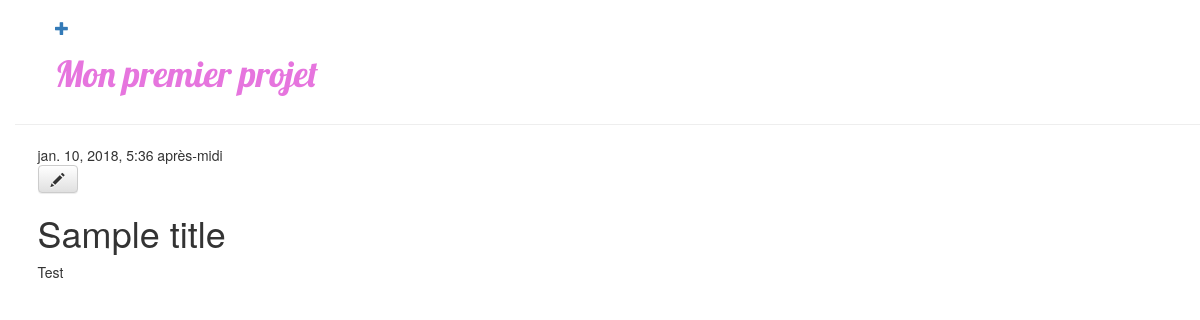
Before: /post/4/ (signed in) with the older database file.
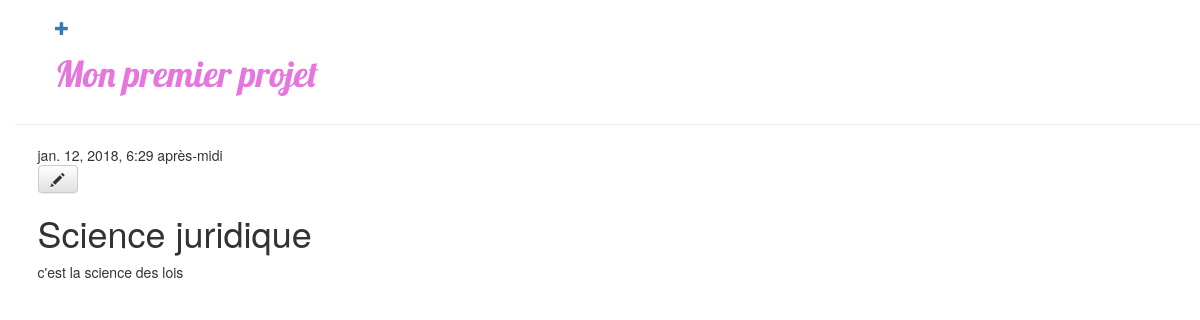
After: the same page with the newer database file.
### blog/models.py (models this page shows, shortened)
class Post(models.Model):
	author = models.ForeignKey('auth.User')
	title = models.CharField(max_length=200)
	text = models.TextField()
	created_date = models.DateTimeField(default=timezone.now)
	published_date = models.DateTimeField(blank=True, null=True)

### blog/views.py (the view)
# urls.py: url(r'^post/(?P<pk>[0-9]+)/$', views.post_detail, name='post_detail'),
def post_detail(request, pk):
	post = get_object_or_404(Post, pk=pk)
	return render(request, 'blog/post_detail.html', {'post': post})

### blog/templates/blog/post_detail.html
{% extends 'blog/base.html' %}
{% block content %}
	<div class="post">
		{% if post.published_date %}
		<div class="date">
			{{ post.published_date }}
		</div>
		{% endif %}
		{% if user.is_authenticated %}
			<a class="btn btn-default" href="{% url 'post_edit' pk=post.pk %}"><span class="glyphicon glyphicon-pencil"></span></a>
		{% endif %}
<h1>{{ post.title }}</h1>
<p>{{ post.text|linebreaksbr }}</p>
</div>
{% endblock %}

Changed rows visible on the page:
changed Post: published_date "jan. 10, 2018, 5:36 après-midi" → "jan. 12, 2018, 6:29 après-midi"; title "Sample title" → "Science juridique"; text "Test" → "c'est la science des lois"
